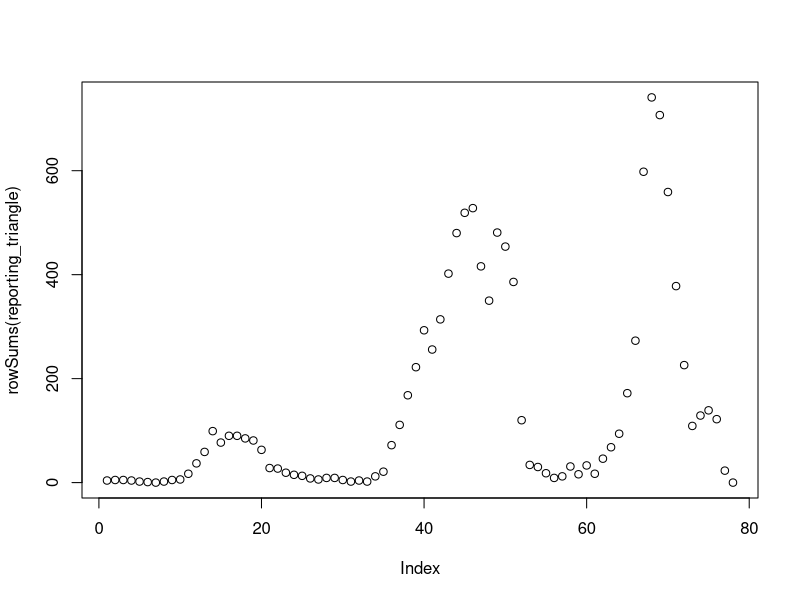

Write the R code that produced this figure.

library(MCMCpack)
library(forecast)
## read in data
setwd("/Users/gcgibson/reporting_delay/")
reporting_triangle <- read.csv("foo.csv",header = FALSE)
plot(rowSums(reporting_triangle))
D <- 10


###doMMC

proposalfunction <- function(param){
  return(rnorm(1,mean = param, sd= 10))
}

run_metropolis_MCMC <- function(startvalue, iterations,po_data_l,p_hat,proc_fcast){
  chain = array(dim = c(iterations+1,1))
  chain[1,] = startvalue
  for (i in 1:iterations){
    proposal = proposalfunction(chain[i,])
    
    probab = exp(posterior(proposal,po_data_l,p_hat,proc_fcast) - posterior(chain[i,],po_data_l,p_hat,proc_fcast))
    if (runif(1) < probab){
      chain[i+1,] = proposal
    }else{
      chain[i+1,] = chain[i,]
    }
  }
  return(chain)
}

likelihood <- function(param,po_data_l,p_hat){
  n_t_d_hat = param 
  
  singlelikelihoods = dnorm(po_data_l,p_hat*n_t_d_hat,10000, log = T)
  if (is.nan(singlelikelihoods)){
    singlelikelihoods <- -1e10
    
  }
  return(singlelikelihoods)   
}
prior <- function(param,proc_fcast){
  n_t_d_hat = param 
  n_t_d_hat_prior = dnorm(proc_fcast,sd = 10, log = T)
  return(n_t_d_hat_prior)
}
posterior <- function(param,po_data_l,p_hat,proc_fcast){
  return (likelihood(param,po_data_l,p_hat) + prior(param,proc_fcast))
}
doMCMC <- function(po_data_l,proc_fcast,p_hat){
     
     
      #print (po_data_l)
     
      startvalue = po_data_l
      chain = run_metropolis_MCMC(startvalue, 10000,po_data_l,p_hat,proc_fcast)
      return (chain[100:length(chain)])
}





###  cv cutoffs
for (cv_cutoff in 30:30){
  test_reporting_triangle <- reporting_triangle[1:cv_cutoff,]
  #print (test_reporting_triangle)
  
  ##compute dirichlet posterior params
  alpha_star <- colSums(test_reporting_triangle) +1
  
  ## get partially observed data
  po_data <- matrix(NA,nrow=D,ncol=D)
  po_data_index <- 1
  count <- D
  for (i in (cv_cutoff-D+1):cv_cutoff){
    for (j in 1:count){
      po_data[po_data_index,j] <-  test_reporting_triangle[i,j]
    }
    
    for (j in count:D){
      po_data[po_data_index,j] <- 0
    }
    
    
    po_data_index <- po_data_index + 1
    count <- count -1
  }
  
  ## we now have partially observed data
  ## we are ready to start we first get the delay model estimate
  NSIM <- 100
  delay_model_estimate <- matrix(NA,nrow=D,ncol=100)
  count <- D
  for (i in 1:D){
    for (s in 1:NSIM){
      p_star <- rdirichlet(1,alpha_star)
      delay_model_estimate[i,s] <- sum(po_data[i,])/sum(p_star[1:count])
    }
    count <- count -1
  }
  
  proc_training_data <- rowMeans(delay_model_estimate)[1:(D-2)]
  
  fit <- auto.arima(proc_training_data)
  pred_obj <- forecast(fit,h = 2)
  
}
